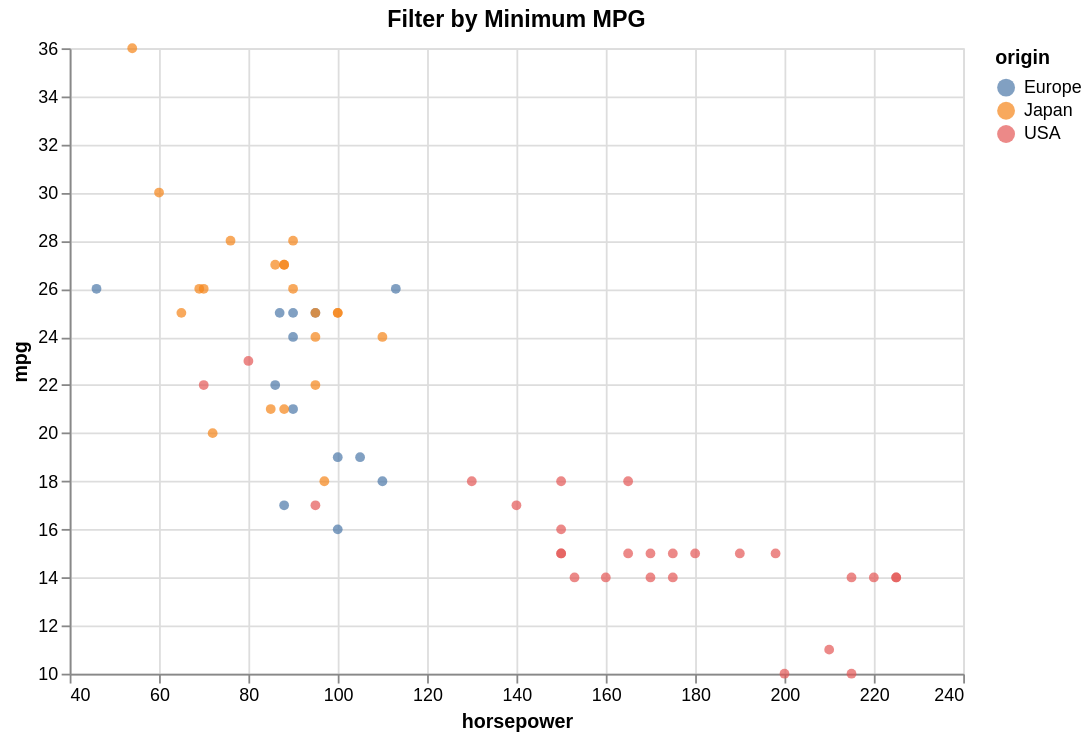

Vega-Lite specification stored for this chart:
### Vega-Lite specification from a JSON file in a GitHub repository (floating-point values rounded to 4 significant figures)
{"$schema": "https://vega.github.io/schema/vega-lite/v5.json", "config": {"axis": {"labelLimit": 0}, "header": {"labelLimit": 0}, "legend": {"labelLimit": 0}}, "data": {"values": [{"acceleration": 12.0, "cylinders": 8, "horsepower": 130, "mpg": 18, "origin": "USA", "weight": 3504}, {"acceleration": 11.5, "cylinders": 8, "horsepower": 165, "mpg": 15, "origin": "USA", "weight": 3693}, {"acceleration": 11.0, "cylinders": 8, "horsepower": 150, "mpg": 18, "origin": "USA", "weight": 3436}, {"acceleration": 12.0, "cylinders": 8, "horsepower": 150, "mpg": 16, "origin": "USA", "weight": 3433}, {"acceleration": 10.5, "cylinders": 8, "horsepower": 140, "mpg": 17, "origin": "USA", "weight": 3449}, {"acceleration": 10.0, "cylinders": 8, "horsepower": 198, "mpg": 15, "origin": "USA", "weight": 4341}, {"acceleration": 9.0, "cylinders": 8, "horsepower": 220, "mpg": 14, "origin": "USA", "weight": 4354}, {"acceleration": 8.5, "cylinders": 8, "horsepower": 215, "mpg": 14, "origin": "USA", "weight": 4312}, {"acceleration": 10.0, "cylinders": 8, "horsepower": 225, "mpg": 14, "origin": "USA", "weight": 4425}, {"acceleration": 8.5, "cylinders": 8, "horsepower": 190, "mpg": 15, "origin": "USA", "weight": 3850}, {"acceleration": 10.0, "cylinders": 8, "horsepower": 170, "mpg": 15, "origin": "USA", "weight": 3563}, {"acceleration": 8.0, "cylinders": 8, "horsepower": 160, "mpg": 14, "origin": "USA", "weight": 3609}, {"acceleration": 9.5, "cylinders": 8, "horsepower": 150, "mpg": 15, "origin": "USA", "weight": 3761}, {"acceleration": 10.0, "cylinders": 8, "horsepower": 225, "mpg": 14, "origin": "USA", "weight": 3086}, {"acceleration": 15.0, "cylinders": 4, "horsepower": 95, "mpg": 24, "origin": "Japan", "weight": 2372}, {"acceleration": 15.5, "cylinders": 4, "horsepower": 95, "mpg": 22, "origin": "Japan", "weight": 2833}, {"acceleration": 15.5, "cylinders": 4, "horsepower": 97, "mpg": 18, "origin": "Japan", "weight": 2774}, {"acceleration": 16.0, "cylinders": 4, "horsepower": 85, "mpg": 21, "origin": "Japan", "weight": 2587}, {"acceleration": 14.5, "cylinders": 4, "horsepower": 88, "mpg": 27, "origin": "Japan", "weight": 2130}, {"acceleration": 20.5, "cylinders": 4, "horsepower": 46, "mpg": 26, "origin": "Europe", "weight": 1835}, {"acceleration": 17.5, "cylinders": 4, "horsepower": 87, "mpg": 25, "origin": "Europe", "weight": 2672}, {"acceleration": 15.0, "cylinders": 4, "horsepower": 90, "mpg": 24, "origin": "Europe", "weight": 2430}, {"acceleration": 17.5, "cylinders": 4, "horsepower": 95, "mpg": 25, "origin": "Europe", "weight": 2375}, {"acceleration": 15.5, "cylinders": 4, "horsepower": 113, "mpg": 26, "origin": "Europe", "weight": 2234}, {"acceleration": 18.5, "cylinders": 4, "horsepower": 90, "mpg": 21, "origin": "Europe", "weight": 2648}, {"acceleration": 14.0, "cylinders": 8, "horsepower": 215, "mpg": 10, "origin": "USA", "weight": 4615}, {"acceleration": 13.0, "cylinders": 8, "horsepower": 200, "mpg": 10, "origin": "USA", "weight": 4376}, {"acceleration": 13.5, "cylinders": 8, "horsepower": 210, "mpg": 11, "origin": "USA", "weight": 4382}, {"acceleration": 18.0, "cylinders": 8, "horsepower": 193, "mpg": 9, "origin": "USA", "weight": 4732}, {"acceleration": 14.5, "cylinders": 4, "horsepower": 88, "mpg": 27, "origin": "Japan", "weight": 2130}, {"acceleration": 13.5, "cylinders": 4, "horsepower": 90, "mpg": 28, "origin": "Japan", "weight": 2264}, {"acceleration": 15.5, "cylinders": 4, "horsepower": 95, "mpg": 25, "origin": "Japan", "weight": 2228}, {"acceleration": 19.0, "cylinders": 4, "horsepower": 100, "mpg": 25, "origin": "Japan", "weight": 2046}, {"acceleration": 13.0, "cylinders": 4, "horsepower": 105, "mpg": 19, "origin": "Europe", "weight": 2634}, {"acceleration": 15.5, "cylinders": 4, "horsepower": 100, "mpg": 16, "origin": "Europe", "weight": 2702}, {"acceleration": 16.5, "cylinders": 4, "horsepower": 88, "mpg": 17, "origin": "Europe", "weight": 2875}, {"acceleration": 17.0, "cylinders": 4, "horsepower": 100, "mpg": 19, "origin": "Europe", "weight": 2901}, {"acceleration": 11.0, "cylinders": 6, "horsepower": 165, "mpg": 18, "origin": "USA", "weight": 3353}, {"acceleration": 11.5, "cylinders": 6, "horsepower": 175, "mpg": 14, "origin": "USA", "weight": 3169}, {"acceleration": 12.5, "cylinders": 6, "horsepower": 153, "mpg": 14, "origin": "USA", "weight": 2906}, {"acceleration": 13.5, "cylinders": 6, "horsepower": 150, "mpg": 15, "origin": "USA", "weight": 3380}, {"acceleration": 12.0, "cylinders": 8, "horsepower": 180, "mpg": 15, "origin": "USA", "weight": 3740}, {"acceleration": 11.0, "cylinders": 8, "horsepower": 170, "mpg": 14, "origin": "USA", "weight": 4080}, {"acceleration": 11.5, "cylinders": 8, "horsepower": 175, "mpg": 15, "origin": "USA", "weight": 3645}, {"acceleration": 14.0, "cylinders": 4, "horsepower": 110, "mpg": 24, "origin": "Japan", "weight": 2585}, {"acceleration": 19.0, "cylinders": 4, "horsepower": 72, "mpg": 20, "origin": "Japan", "weight": 2310}, {"acceleration": 15.0, "cylinders": 4, "horsepower": 100, "mpg": 25, "origin": "Japan", "weight": 2472}, {"acceleration": 16.0, "cylinders": 4, "horsepower": 88, "mpg": 21, "origin": "Japan", "weight": 2265}, {"acceleration": 19.5, "cylinders": 4, "horsepower": 86, "mpg": 27, "origin": "Japan", "weight": 2110}, {"acceleration": 14.5, "cylinders": 4, "horsepower": 90, "mpg": 26, "origin": "Japan", "weight": 2800}, {"acceleration": 19.5, "cylinders": 4, "horsepower": 70, "mpg": 26, "origin": "Japan", "weight": 2110}, {"acceleration": 17.0, "cylinders": 4, "horsepower": 76, "mpg": 28, "origin": "Japan", "weight": 2085}, {"acceleration": 17.0, "cylinders": 4, "horsepower": 65, "mpg": 25, "origin": "Japan", "weight": 2245}, {"acceleration": 15.0, "cylinders": 4, "horsepower": 69, "mpg": 26, "origin": "Japan", "weight": 1965}, {"acceleration": 17.0, "cylinders": 4, "horsepower": 60, "mpg": 30, "origin": "Japan", "weight": 1755}, {"acceleration": 14.0, "cylinders": 6, "horsepower": 70, "mpg": 22, "origin": "USA", "weight": 2815}, {"acceleration": 12.5, "cylinders": 6, "horsepower": 95, "mpg": 17, "origin": "USA", "weight": 3210}, {"acceleration": 13.5, "cylinders": 6, "horsepower": 80, "mpg": 23, "origin": "USA", "weight": 3380}, {"acceleration": 15.5, "cylinders": 4, "horsepower": 54, "mpg": 36, "origin": "Japan", "weight": 1760}, {"acceleration": 14.0, "cylinders": 4, "horsepower": 90, "mpg": 25, "origin": "Europe", "weight": 2130}, {"acceleration": 15.5, "cylinders": 4, "horsepower": 86, "mpg": 22, "origin": "Europe", "weight": 2205}, {"acceleration": 13.5, "cylinders": 4, "horsepower": 110, "mpg": 18, "origin": "Europe", "weight": 2245}]}, "encoding": {"color": {"field": "origin", "type": "nominal"}, "tooltip": [{"field": "horsepower", "type": "quantitative"}, {"field": "origin", "type": "nominal"}, {"field": "mpg", "type": "quantitative"}], "x": {"field": "horsepower", "scale": {"zero": false}, "type": "quantitative"}, "y": {"field": "mpg", "scale": {"zero": false}, "type": "quantitative"}}, "height": 350, "mark": {"filled": true, "type": "point"}, "params": [{"bind": {"input": "range", "max": 40, "min": 5, "step": 1}, "name": "min_mpg", "value": 10}], "title": "Filter by Minimum MPG", "transform": [{"filter": "datum.mpg >= min_mpg"}], "width": 500}
